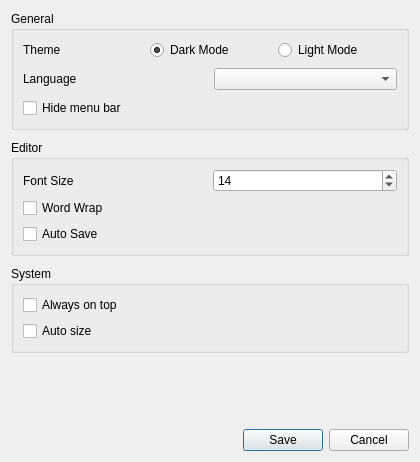
<?xml version="1.0" encoding="UTF-8"?>
<ui version="4.0">
 <class>PreferencesWindow</class>
 <widget class="QDialog" name="PreferencesWindow">
  <property name="geometry">
   <rect>
    <x>0</x>
    <y>0</y>
    <width>420</width>
    <height>462</height>
   </rect>
  </property>
  <property name="sizePolicy">
   <sizepolicy hsizetype="Preferred" vsizetype="Preferred">
    <horstretch>0</horstretch>
    <verstretch>0</verstretch>
   </sizepolicy>
  </property>
  <property name="minimumSize">
   <size>
    <width>420</width>
    <height>462</height>
   </size>
  </property>
  <property name="windowTitle">
   <string>Dialog</string>
  </property>
  <layout class="QVBoxLayout" name="verticalLayout_4">
   <property name="spacing">
    <number>10</number>
   </property>
   <item>
    <widget class="QGroupBox" name="generalSection">
     <property name="sizePolicy">
      <sizepolicy hsizetype="Preferred" vsizetype="Preferred">
       <horstretch>0</horstretch>
       <verstretch>0</verstretch>
      </sizepolicy>
     </property>
     <property name="title">
      <string>General</string>
     </property>
     <layout class="QVBoxLayout" name="verticalLayout">
      <property name="spacing">
       <number>8</number>
      </property>
      <item>
       <layout class="QHBoxLayout" name="horizontalLayout">
        <item>
         <widget class="QLabel" name="labelTheme">
          <property name="text">
           <string>Theme</string>
          </property>
         </widget>
        </item>
        <item>
         <widget class="QRadioButton" name="darkButton">
          <property name="text">
           <string>Dark Mode</string>
          </property>
          <property name="checked">
           <bool>true</bool>
          </property>
         </widget>
        </item>
        <item>
         <widget class="QRadioButton" name="lightButton">
          <property name="text">
           <string>Light Mode</string>
          </property>
         </widget>
        </item>
       </layout>
      </item>
      <item>
       <layout class="QHBoxLayout" name="horizontalLayout_2">
        <item>
         <widget class="QLabel" name="labelLanguage">
          <property name="text">
           <string>Language</string>
          </property>
         </widget>
        </item>
        <item>
         <widget class="QComboBox" name="selectLanguage"/>
        </item>
       </layout>
      </item>
      <item>
       <widget class="QCheckBox" name="hideMenuBar">
        <property name="text">
         <string>Hide menu bar</string>
        </property>
        <property name="checked">
         <bool>false</bool>
        </property>
       </widget>
      </item>
     </layout>
    </widget>
   </item>
   <item>
    <widget class="QGroupBox" name="editorSection">
     <property name="title">
      <string>Editor</string>
     </property>
     <layout class="QVBoxLayout" name="verticalLayout_2">
      <item>
       <layout class="QHBoxLayout" name="horizontalLayout_3">
        <item>
         <widget class="QLabel" name="fontSizeLabel">
          <property name="text">
           <string>Font Size</string>
          </property>
         </widget>
        </item>
        <item>
         <widget class="QSpinBox" name="fontSize">
          <property name="minimum">
           <number>3</number>
          </property>
          <property name="maximum">
           <number>40</number>
          </property>
          <property name="value">
           <number>14</number>
          </property>
         </widget>
        </item>
       </layout>
      </item>
      <item>
       <widget class="QCheckBox" name="wrapCheck">
        <property name="text">
         <string>Word Wrap</string>
        </property>
        <property name="checked">
         <bool>false</bool>
        </property>
       </widget>
      </item>
      <item>
       <widget class="QCheckBox" name="autoSaveCheck">
        <property name="text">
         <string>Auto Save</string>
        </property>
       </widget>
      </item>
     </layout>
    </widget>
   </item>
   <item>
    <widget class="QGroupBox" name="systemSection">
     <property name="title">
      <string>System</string>
     </property>
     <layout class="QVBoxLayout" name="verticalLayout_3">
      <item>
       <widget class="QCheckBox" name="alwaysTopCheck">
        <property name="text">
         <string>Always on top</string>
        </property>
       </widget>
      </item>
      <item>
       <widget class="QCheckBox" name="autoSizeCheck">
        <property name="text">
         <string>Auto size</string>
        </property>
       </widget>
      </item>
     </layout>
    </widget>
   </item>
   <item>
    <spacer name="verticalSpacer">
     <property name="orientation">
      <enum>Qt::Orientation::Vertical</enum>
     </property>
     <property name="sizeHint" stdset="0">
      <size>
       <width>20</width>
       <height>40</height>
      </size>
     </property>
    </spacer>
   </item>
   <item>
    <widget class="QDialogButtonBox" name="buttonBox">
     <property name="orientation">
      <enum>Qt::Orientation::Horizontal</enum>
     </property>
     <property name="standardButtons">
      <set>QDialogButtonBox::StandardButton::Cancel|QDialogButtonBox::StandardButton::Save</set>
     </property>
    </widget>
   </item>
  </layout>
 </widget>
 <resources/>
 <connections>
  <connection>
   <sender>buttonBox</sender>
   <signal>accepted()</signal>
   <receiver>PreferencesWindow</receiver>
   <slot>accept()</slot>
   <hints>
    <hint type="sourcelabel">
     <x>248</x>
     <y>254</y>
    </hint>
    <hint type="destinationlabel">
     <x>157</x>
     <y>274</y>
    </hint>
   </hints>
  </connection>
  <connection>
   <sender>buttonBox</sender>
   <signal>rejected()</signal>
   <receiver>PreferencesWindow</receiver>
   <slot>reject()</slot>
   <hints>
    <hint type="sourcelabel">
     <x>316</x>
     <y>260</y>
    </hint>
    <hint type="destinationlabel">
     <x>286</x>
     <y>274</y>
    </hint>
   </hints>
  </connection>
 </connections>
</ui>
